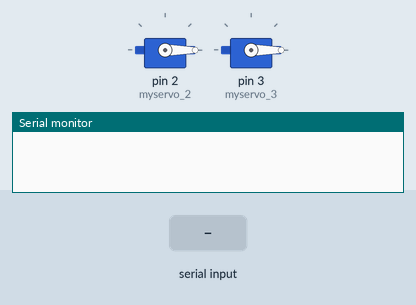
Simulated run of this sketch. Board: Arduino Uno, built with avr-gcc and run on an emulated ATmega328P. On the bench: 2 × servo, the last lines printed to the serial monitor. Inputs (shaded band) come from the test bench.

Above: at 1.2 s.
1.3 s: "90,45\n" received over Serial
At 2.5 s:
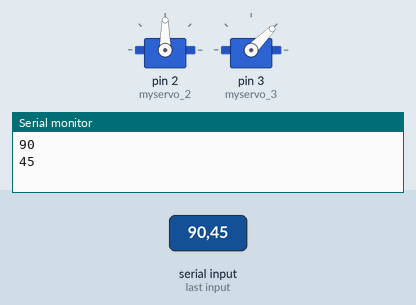
2.8 s: "30,150\n" received over Serial
At 3.8 s:
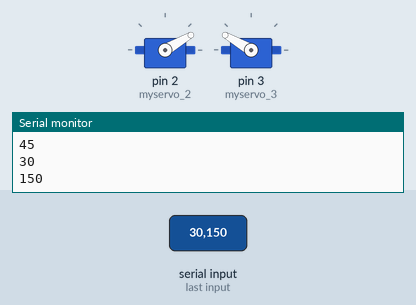
4.3 s: "200\n" received over Serial
At 4.8 s:
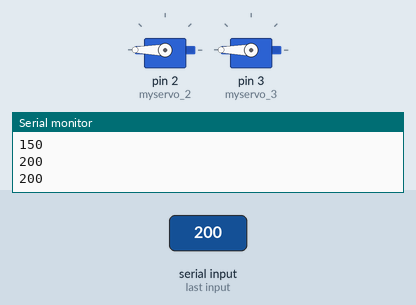
5.8 s: "90\n" received over Serial
At 7.0 s:
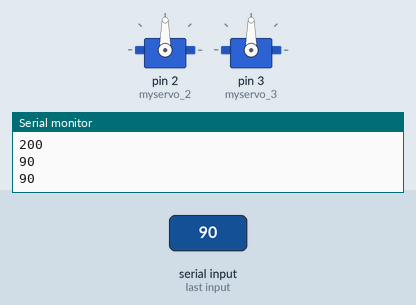
7.3 s: "," received over Serial
At 8.2 s:
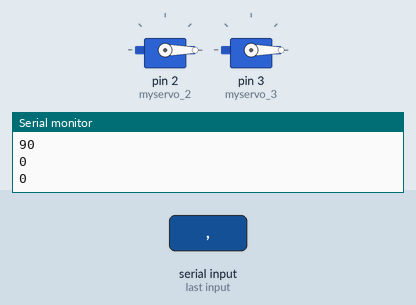
Timing chart, 0 to 9.8 s (numbered marks = the images above; inputs shaded):
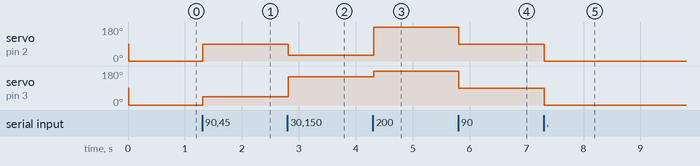

Measured:
- after the input at 1.3 s, servo on pin 2 (myservo_2): 0° → 90° at once; servo on pin 3 (myservo_3): 0° → 45° at once
- after the input at 2.8 s, servo on pin 2 (myservo_2): 90° → 30° at once; servo on pin 3 (myservo_3): 45° → 150° at once
- after the input at 4.3 s, servo on pin 2 (myservo_2): 30° → 180° at once; servo on pin 3 (myservo_3): 150° → 180° at once
- after the input at 5.8 s, servo on pin 2 (myservo_2), servo on pin 3 (myservo_3): 180° → 90° at once
- after the input at 7.3 s, servo on pin 2 (myservo_2), servo on pin 3 (myservo_3): 90° → 0° at once

The sketch:

serial.ino
```cpp
#include <Servo.h>
Servo myservo_2,myservo_3;

int angle[2];
String data;
int above =2;
int below= 3;

void setup() {
  Serial.begin(9600);
  Serial.setTimeout(10);
  myservo_2.attach(2);
  myservo_3.attach(3);
//  myservo3.attach(2);
//  myservo4.attach(3);
//  myservo5.attach(4);
//  myservo6.attach(5);
//  myservo7.attach(6);
//  myservo8.attach(7);

  delay(10);
}

void loop() {

if (Serial.available() > 0) {
       data = Serial.readString();
       //Serial.println(data);
       for (int i=0 ; i<2;i++){
        int index = data.indexOf(",");
        angle[i]= atol(data.substring(0,index).c_str());
        data= data.substring(index+1);

       }
       for(int i=0;i<2;i++)
       {
          Serial.println(angle[i]);
       }
 }


       myservo_3.write(angle[1]);
       myservo_2.write(angle[0]);
//       myservo3.write(angle[2]);
//       myservo4.write(angle[3]);
//       myservo5.write(angle[4]);
//       myservo6.write(angle[5]);
//       myservo7.write(angle[6]);
//       myservo8.write(angle[7]);


}
```
